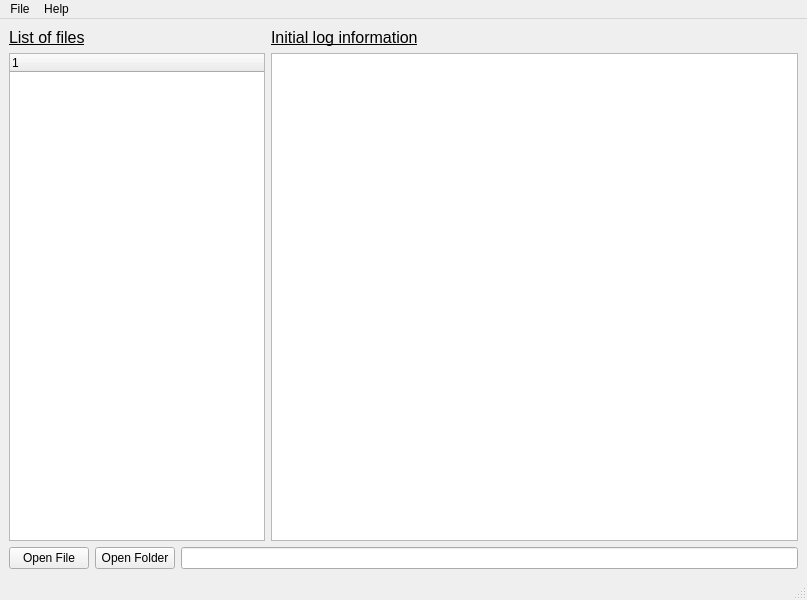
<?xml version="1.0" encoding="UTF-8"?>
<ui version="4.0">
 <class>MainWindow</class>
 <widget class="QMainWindow" name="MainWindow">
  <property name="geometry">
   <rect>
    <x>0</x>
    <y>0</y>
    <width>807</width>
    <height>600</height>
   </rect>
  </property>
  <property name="windowTitle">
   <string>MainWindow</string>
  </property>
  <widget class="QWidget" name="centralwidget">
   <layout class="QGridLayout" name="gridLayout_2">
    <item row="0" column="0">
     <layout class="QVBoxLayout" name="verticalLayout">
      <item>
       <widget class="QLabel" name="label">
        <property name="font">
         <font>
          <family>Arial</family>
          <pointsize>12</pointsize>
          <weight>50</weight>
          <bold>false</bold>
          <underline>true</underline>
         </font>
        </property>
        <property name="text">
         <string>List of files</string>
        </property>
       </widget>
      </item>
      <item>
       <widget class="QTreeWidget" name="treeWidget">
        <property name="sizePolicy">
         <sizepolicy hsizetype="Fixed" vsizetype="Expanding">
          <horstretch>0</horstretch>
          <verstretch>0</verstretch>
         </sizepolicy>
        </property>
        <column>
         <property name="text">
          <string notr="true">1</string>
         </property>
        </column>
       </widget>
      </item>
     </layout>
    </item>
    <item row="0" column="1">
     <layout class="QVBoxLayout" name="verticalLayout_2">
      <item>
       <widget class="QLabel" name="label_2">
        <property name="font">
         <font>
          <family>Arial</family>
          <pointsize>12</pointsize>
          <weight>50</weight>
          <bold>false</bold>
          <underline>true</underline>
         </font>
        </property>
        <property name="text">
         <string>Initial log information</string>
        </property>
       </widget>
      </item>
      <item>
       <widget class="QTextBrowser" name="textBrowser"/>
      </item>
     </layout>
    </item>
    <item row="1" column="0" colspan="2">
     <layout class="QGridLayout" name="gridLayout">
      <item row="0" column="0">
       <widget class="QPushButton" name="pushButton">
        <property name="font">
         <font>
          <family>Arial</family>
          <pointsize>9</pointsize>
         </font>
        </property>
        <property name="text">
         <string>Open File</string>
        </property>
       </widget>
      </item>
      <item row="0" column="1">
       <widget class="QPushButton" name="pushButton_2">
        <property name="font">
         <font>
          <family>Arial</family>
          <pointsize>9</pointsize>
         </font>
        </property>
        <property name="text">
         <string>Open Folder</string>
        </property>
       </widget>
      </item>
      <item row="0" column="2">
       <widget class="QLineEdit" name="lineEdit"/>
      </item>
     </layout>
    </item>
   </layout>
  </widget>
  <widget class="QMenuBar" name="menubar">
   <property name="geometry">
    <rect>
     <x>0</x>
     <y>0</y>
     <width>807</width>
     <height>21</height>
    </rect>
   </property>
   <widget class="QMenu" name="menuOpenfile">
    <property name="title">
     <string>File</string>
    </property>
    <addaction name="actionOpenFile"/>
    <addaction name="actionOpenFolder"/>
   </widget>
   <widget class="QMenu" name="menuHelp">
    <property name="title">
     <string>Help</string>
    </property>
    <addaction name="actionAbout"/>
   </widget>
   <addaction name="menuOpenfile"/>
   <addaction name="menuHelp"/>
  </widget>
  <widget class="QStatusBar" name="statusbar"/>
  <action name="actionOpenFile">
   <property name="text">
    <string>OpenFile</string>
   </property>
  </action>
  <action name="actionOpenFolder">
   <property name="text">
    <string>OpenFolder</string>
   </property>
  </action>
  <action name="actionAbout">
   <property name="text">
    <string>About</string>
   </property>
  </action>
 </widget>
 <resources/>
 <connections/>
</ui>
